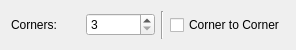
<?xml version="1.0" encoding="UTF-8"?>
<ui version="4.0">
 <class>ShapePolygonAFPP</class>
 <widget class="QWidget" name="ShapePolygonAFPP">
  <property name="geometry">
   <rect>
    <x>0</x>
    <y>0</y>
    <width>296</width>
    <height>50</height>
   </rect>
  </property>
  <layout class="QHBoxLayout">
   <item>
    <widget class="QLabel" name="label">
     <property name="text">
      <string>Corners:</string>
     </property>
     <property name="buddy">
      <cstring>Corners</cstring>
     </property>
     <property name="Shortcut" stdset="0">
      <string>,, C</string>
     </property>
    </widget>
   </item>
   <item>
    <widget class="QSpinBox" name="Corners">
     <property name="minimum">
      <number>3</number>
     </property>
    </widget>
   </item>
   <item>
    <widget class="Line" name="line">
     <property name="orientation">
      <enum>Qt::Vertical</enum>
     </property>
    </widget>
   </item>
   <item>
    <widget class="QCheckBox" name="CornerToCorner">
     <property name="text">
      <string>Corner to Corner</string>
     </property>
     <property name="shortcut">
      <string>,, T</string>
     </property>
    </widget>
   </item>
  </layout>
 </widget>
 <resources/>
 <connections/>
</ui>
